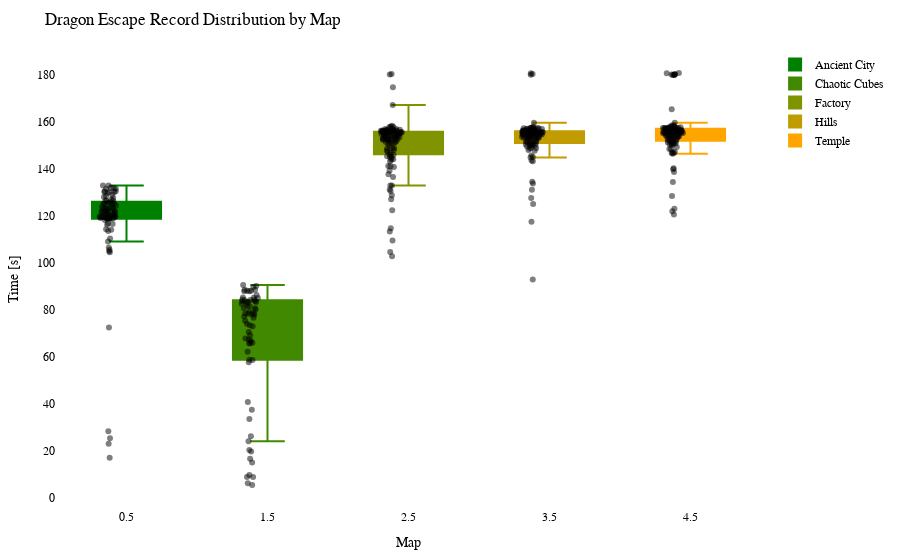

Notebook source saved alongside this figure:
### Code cell
import plotly.graph_objects as go
import plotly.io as pio

df = getRecordsDataframe(minigame="Drachenflucht")

# Calculate the offset for centering the data points
num_columns = len(df.columns)
offset = 0.5

# Create a Swarm plot using Plotly
fig = go.Figure()

cmap = LinearSegmentedColormap.from_list("green_orange", ["green", "orange"])
colors = [to_hex(cmap(i / (num_columns - 1))) for i in range(num_columns)]

for i, (column, color) in enumerate(zip(df.columns, colors)):
    x_values = [i + offset] * len(df[column])  # Adjust x-values with offset for horizontal centering
    fig.add_trace(go.Box(x=x_values,
                         y=df[column],
                         name=column,
                         boxpoints='all',
                         pointpos=-0.5,  # Adjust point position to prevent overlapping
                         marker=dict(color='rgba(0,0,0,0.5)', size=6),  # Adjust marker color and size
                         line=dict(color=color),
                         fillcolor=color,
                         hovertext=df_to_html.index,
                         hoverinfo='name+text+y',
                         showlegend=True))

fig.update_layout(title="Dragon Escape Record Distribution by Map",
                  xaxis=dict(title="Map"),
                  yaxis=dict(title="Time [s]"),
                  showlegend=True,
                  font=dict(family="Arial", size=12, color="black"),  # Customize font
                  plot_bgcolor="white",  # Set background color
                  margin=dict(l=50, r=50, t=50, b=50),  # Adjust margins for better layout
                  )

pio.show(fig)

pio.write_html(fig, "out/drache_swarm_plot.html")

### Figure 1 — Plotly figure (JSON) as saved in the notebook; plotly's stock layout.template omitted (floating-point values rounded to 4 significant figures)
{"data": [{"boxpoints": "all", "fillcolor": "#008000", "hoverinfo": "name+text+y", "hovertext": ["20LeRe10", "2wc", "agowskyy", "Allooy", "Anni808", "Axollotel", "bawskey", "BusinessBent", "ByNetherdude", "byTobi", "cediiiiii_10", "Chander24", "Chrisi20101", "crocodile1870", "cxl1lo", "DarkCobweb", "deadfiight", "DerBaumIstDerWeg", "Dokkkkko", "Ex4cted", "Falke23_5", "Feinberg", "ffawks", "Fflopse", "ForceFox", "Freeeedom", "frutigall", "GamemasterNiki", "GeneralEnte06", "Gerrygames", "Gobo9", "GrafikKatze", "Grapfen", "Gummibearchen", "H1ghsay", "h4nnes", "Harold_Sensemann", "HeIsJustAPoorBoy", "HerrDante", "Jan2220", "JennieKim", "jimmi1410", "JOW23", "Joy_8oy", "juvona", "KakaMC", "Kanickelul", "Keenaai", "Kokochampi", "Kokochampo", "Kopfradio", "Krusti", "Kyuudo", "La_meleagro", "LeWi_100", "Lingex", "lizsyy", "LordAlexos", "loukrativ", "Lubottus", "Luis_XYZ", "M0orey_0", "marbrueck", "Martomias", "Mincheeen", "miridis41", "MrNulfred", "Mvsk_", "myshq", "Nexilus", "Ninivee", "officialryzon", "Oronor", "PedroZockt", "Picutar", "PixlNight", "PolizeiDreamy", "Radattel", "Radiokopf", "Raefinzs", "ReichesBrot", "Ritokii", "rXzEr_Justin", "Sackkerl", "SB387", "ScreamingBlatz", "Sebi1801", "Seemops_8", "Sey__", "Shiewk", "SiLoHB", "Snitcherella", "SpeckyCut", "StaudammAusHolz", "TheBreadHD", "TheFabo", "Tomiokey", "twitchparaskiill", "Txlentierter", "T_Niko_T", "Umgfoin", "WachtelWachtel", "WirdNichtGeladen", "Wissender", "xBaumeisterin", "xX_Dima_ggg_Xx6", "xX_Masha_ggg_Xx9", "yzvm", "_n3d", "_Waldi_"], "line": {"color": "#008000"}, "marker": {"color": "rgba(0,0,0,0.5)", "size": 6}, "name": "Ancient City", "pointpos": -0.5, "showlegend": true, "type": "box", "x": [0.5, 0.5, 0.5, 0.5, 0.5, 0.5, 0.5, 0.5, 0.5, 0.5, 0.5, 0.5, 0.5, 0.5, 0.5, 0.5, 0.5, 0.5, 0.5, 0.5, 0.5, 0.5, 0.5, 0.5, 0.5, 0.5, 0.5, 0.5, 0.5, 0.5, 0.5, 0.5, 0.5, 0.5, 0.5, 0.5, 0.5, 0.5, 0.5, 0.5, 0.5, 0.5, 0.5, 0.5, 0.5, 0.5, 0.5, 0.5, 0.5, 0.5, 0.5, 0.5, 0.5, 0.5, 0.5, 0.5, 0.5, 0.5, 0.5, 0.5, 0.5, 0.5, 0.5, 0.5, 0.5, 0.5, 0.5, 0.5, 0.5, 0.5, 0.5, 0.5, 0.5, 0.5, 0.5, 0.5, 0.5, 0.5, 0.5, 0.5, 0.5, 0.5, 0.5, 0.5, 0.5, 0.5, 0.5, 0.5, 0.5, 0.5, 0.5, 0.5, 0.5, 0.5, 0.5, 0.5, 0.5, 0.5, 0.5, 0.5, 0.5, 0.5, 0.5, 0.5, 0.5, 0.5, 0.5, 0.5, 0.5, 0.5], "y": [116.9, 125.2, null, 116.3, 118.9, null, null, 123.2, 119.8, 124.4, 133.0, 23.01, 109.2, 127.6, 110.5, 128.1, null, null, null, 129.8, null, 123.9, null, 130.2, 126.7, 121.6, null, 106.5, 123.6, 131.6, 133.0, 120.7, 130.5, null, null, 125.6, 121.8, null, 131.9, 125.1, 114.3, null, 131.6, null, 104.6, 130.5, 122.1, 119.9, 119.6, 118.9, null, 120.7, 118.7, 119.5, 125.3, 119.2, 130.2, 127.0, 72.53, 119.8, 17.04, null, 122.0, 123.0, null, 123.3, null, 122.0, 119.0, 113.6, 118.3, null, 125.3, 131.9, null, 130.2, 119.2, null, 28.34, 105.0, 119.9, 121.7, 123.4, null, 25.32, 122.9, null, null, 128.5, 120.4, 114.1, 105.7, 119.3, 121.5, null, 126.5, 116.6, 121.0, null, 125.8, 119.6, 120.4, 129.0, null, 118.9, 119.1, null, null, 126.4, null]}, {"boxpoints": "all", "fillcolor": "#408900", "hoverinfo": "name+text+y", "hovertext": ["20LeRe10", "2wc", "agowskyy", "Allooy", "Anni808", "Axollotel", "bawskey", "BusinessBent", "ByNetherdude", "byTobi", "cediiiiii_10", "Chander24", "Chrisi20101", "crocodile1870", "cxl1lo", "DarkCobweb", "deadfiight", "DerBaumIstDerWeg", "Dokkkkko", "Ex4cted", "Falke23_5", "Feinberg", "ffawks", "Fflopse", "ForceFox", "Freeeedom", "frutigall", "GamemasterNiki", "GeneralEnte06", "Gerrygames", "Gobo9", "GrafikKatze", "Grapfen", "Gummibearchen", "H1ghsay", "h4nnes", "Harold_Sensemann", "HeIsJustAPoorBoy", "HerrDante", "Jan2220", "JennieKim", "jimmi1410", "JOW23", "Joy_8oy", "juvona", "KakaMC", "Kanickelul", "Keenaai", "Kokochampi", "Kokochampo", "Kopfradio", "Krusti", "Kyuudo", "La_meleagro", "LeWi_100", "Lingex", "lizsyy", "LordAlexos", "loukrativ", "Lubottus", "Luis_XYZ", "M0orey_0", "marbrueck", "Martomias", "Mincheeen", "miridis41", "MrNulfred", "Mvsk_", "myshq", "Nexilus", "Ninivee", "officialryzon", "Oronor", "PedroZockt", "Picutar", "PixlNight", "PolizeiDreamy", "Radattel", "Radiokopf", "Raefinzs", "ReichesBrot", "Ritokii", "rXzEr_Justin", "Sackkerl", "SB387", "ScreamingBlatz", "Sebi1801", "Seemops_8", "Sey__", "Shiewk", "SiLoHB", "Snitcherella", "SpeckyCut", "StaudammAusHolz", "TheBreadHD", "TheFabo", "Tomiokey", "twitchparaskiill", "Txlentierter", "T_Niko_T", "Umgfoin", "WachtelWachtel", "WirdNichtGeladen", "Wissender", "xBaumeisterin", "xX_Dima_ggg_Xx6", "xX_Masha_ggg_Xx9", "yzvm", "_n3d", "_Waldi_"], "line": {"color": "#408900"}, "marker": {"color": "rgba(0,0,0,0.5)", "size": 6}, "name": "Chaotic Cubes", "pointpos": -0.5, "showlegend": true, "type": "box", "x": [1.5, 1.5, 1.5, 1.5, 1.5, 1.5, 1.5, 1.5, 1.5, 1.5, 1.5, 1.5, 1.5, 1.5, 1.5, 1.5, 1.5, 1.5, 1.5, 1.5, 1.5, 1.5, 1.5, 1.5, 1.5, 1.5, 1.5, 1.5, 1.5, 1.5, 1.5, 1.5, 1.5, 1.5, 1.5, 1.5, 1.5, 1.5, 1.5, 1.5, 1.5, 1.5, 1.5, 1.5, 1.5, 1.5, 1.5, 1.5, 1.5, 1.5, 1.5, 1.5, 1.5, 1.5, 1.5, 1.5, 1.5, 1.5, 1.5, 1.5, 1.5, 1.5, 1.5, 1.5, 1.5, 1.5, 1.5, 1.5, 1.5, 1.5, 1.5, 1.5, 1.5, 1.5, 1.5, 1.5, 1.5, 1.5, 1.5, 1.5, 1.5, 1.5, 1.5, 1.5, 1.5, 1.5, 1.5, 1.5, 1.5, 1.5, 1.5, 1.5, 1.5, 1.5, 1.5, 1.5, 1.5, 1.5, 1.5, 1.5, 1.5, 1.5, 1.5, 1.5, 1.5, 1.5, 1.5, 1.5, 1.5, 1.5], "y": [67.77, 88.59, null, 79.3, null, null, null, 80.69, 77.18, 78.46, null, 78.34, 65.68, 65.96, 24.07, 88.2, null, null, null, 89.75, 85.05, null, null, 80.18, 9.703, null, 37.45, 19.67, 74.07, 83.8, 84.36, null, 87.91, 73.5, null, 84.45, 81.52, 83.36, 90.12, 82.61, null, null, 84.2, 5.38, 57.74, 86.31, 15.01, 67.43, 16.62, null, null, 85.16, null, 78.53, 87.89, null, 77.91, null, 8.862, 26.21, null, null, 78.1, null, null, 85.24, null, null, null, 80.65, 58.76, null, null, 90.6, null, 83.02, 65.86, null, 20.31, 40.81, 73.05, 83.72, null, null, 33.54, 70.54, null, 83.36, null, 66.9, 8.803, 69.19, 84.15, null, null, 88.58, null, 81.9, null, 88.16, null, 62.16, null, 58.7, 75.34, null, null, null, 6.115, 76.69]}, {"boxpoints": "all", "fillcolor": "#809300", "hoverinfo": "name+text+y", "hovertext": ["20LeRe10", "2wc", "agowskyy", "Allooy", "Anni808", "Axollotel", "bawskey", "BusinessBent", "ByNetherdude", "byTobi", "cediiiiii_10", "Chander24", "Chrisi20101", "crocodile1870", "cxl1lo", "DarkCobweb", "deadfiight", "DerBaumIstDerWeg", "Dokkkkko", "Ex4cted", "Falke23_5", "Feinberg", "ffawks", "Fflopse", "ForceFox", "Freeeedom", "frutigall", "GamemasterNiki", "GeneralEnte06", "Gerrygames", "Gobo9", "GrafikKatze", "Grapfen", "Gummibearchen", "H1ghsay", "h4nnes", "Harold_Sensemann", "HeIsJustAPoorBoy", "HerrDante", "Jan2220", "JennieKim", "jimmi1410", "JOW23", "Joy_8oy", "juvona", "KakaMC", "Kanickelul", "Keenaai", "Kokochampi", "Kokochampo", "Kopfradio", "Krusti", "Kyuudo", "La_meleagro", "LeWi_100", "Lingex", "lizsyy", "LordAlexos", "loukrativ", "Lubottus", "Luis_XYZ", "M0orey_0", "marbrueck", "Martomias", "Mincheeen", "miridis41", "MrNulfred", "Mvsk_", "myshq", "Nexilus", "Ninivee", "officialryzon", "Oronor", "PedroZockt", "Picutar", "PixlNight", "PolizeiDreamy", "Radattel", "Radiokopf", "Raefinzs", "ReichesBrot", "Ritokii", "rXzEr_Justin", "Sackkerl", "SB387", "ScreamingBlatz", "Sebi1801", "Seemops_8", "Sey__", "Shiewk", "SiLoHB", "Snitcherella", "SpeckyCut", "StaudammAusHolz", "TheBreadHD", "TheFabo", "Tomiokey", "twitchparaskiill", "Txlentierter", "T_Niko_T", "Umgfoin", "WachtelWachtel", "WirdNichtGeladen", "Wissender", "xBaumeisterin", "xX_Dima_ggg_Xx6", "xX_Masha_ggg_Xx9", "yzvm", "_n3d", "_Waldi_"], "line": {"color": "#809300"}, "marker": {"color": "rgba(0,0,0,0.5)", "size": 6}, "name": "Factory", "pointpos": -0.5, "showlegend": true, "type": "box", "x": [2.5, 2.5, 2.5, 2.5, 2.5, 2.5, 2.5, 2.5, 2.5, 2.5, 2.5, 2.5, 2.5, 2.5, 2.5, 2.5, 2.5, 2.5, 2.5, 2.5, 2.5, 2.5, 2.5, 2.5, 2.5, 2.5, 2.5, 2.5, 2.5, 2.5, 2.5, 2.5, 2.5, 2.5, 2.5, 2.5, 2.5, 2.5, 2.5, 2.5, 2.5, 2.5, 2.5, 2.5, 2.5, 2.5, 2.5, 2.5, 2.5, 2.5, 2.5, 2.5, 2.5, 2.5, 2.5, 2.5, 2.5, 2.5, 2.5, 2.5, 2.5, 2.5, 2.5, 2.5, 2.5, 2.5, 2.5, 2.5, 2.5, 2.5, 2.5, 2.5, 2.5, 2.5, 2.5, 2.5, 2.5, 2.5, 2.5, 2.5, 2.5, 2.5, 2.5, 2.5, 2.5, 2.5, 2.5, 2.5, 2.5, 2.5, 2.5, 2.5, 2.5, 2.5, 2.5, 2.5, 2.5, 2.5, 2.5, 2.5, 2.5, 2.5, 2.5, 2.5, 2.5, 2.5, 2.5, 2.5, 2.5, 2.5], "y": [155.2, 131.3, 150.1, 151.0, 155.1, 147.4, 156.0, 144.0, 136.6, 152.2, 180.3, 151.7, 154.1, 154.8, 167.2, 155.9, 156.4, 152.9, 156.4, 156.5, 155.2, null, 155.6, 157.9, 133.0, 156.5, 152.8, 152.4, 157.1, 114.8, 156.0, 140.9, 155.6, 157.9, 180.5, 156.7, 151.4, 154.2, 153.1, 154.4, 145.5, 153.7, 148.8, 158.1, 145.1, 153.1, null, 128.8, 146.1, 145.5, 152.2, 156.4, 154.5, 141.3, 154.7, 151.5, 156.4, 157.1, 146.1, 156.4, 143.2, 156.7, 152.6, 155.8, 152.9, 102.8, 158.5, 127.1, 174.8, 154.5, 148.1, 113.4, 146.8, 157.7, 155.0, 152.7, 109.5, 152.9, 155.4, 139.2, 141.2, 104.6, 144.1, 155.1, 155.8, 154.7, null, 155.8, 155.9, 155.9, 144.7, 130.6, 147.9, 137.7, 156.9, 122.5, 153.7, 149.0, 148.9, 133.0, 156.3, 156.3, 150.8, 156.2, 154.9, 153.6, 153.9, 155.9, 152.6, 151.1]}, {"boxpoints": "all", "fillcolor": "#c09c00", "hoverinfo": "name+text+y", "hovertext": ["20LeRe10", "2wc", "agowskyy", "Allooy", "Anni808", "Axollotel", "bawskey", "BusinessBent", "ByNetherdude", "byTobi", "cediiiiii_10", "Chander24", "Chrisi20101", "crocodile1870", "cxl1lo", "DarkCobweb", "deadfiight", "DerBaumIstDerWeg", "Dokkkkko", "Ex4cted", "Falke23_5", "Feinberg", "ffawks", "Fflopse", "ForceFox", "Freeeedom", "frutigall", "GamemasterNiki", "GeneralEnte06", "Gerrygames", "Gobo9", "GrafikKatze", "Grapfen", "Gummibearchen", "H1ghsay", "h4nnes", "Harold_Sensemann", "HeIsJustAPoorBoy", "HerrDante", "Jan2220", "JennieKim", "jimmi1410", "JOW23", "Joy_8oy", "juvona", "KakaMC", "Kanickelul", "Keenaai", "Kokochampi", "Kokochampo", "Kopfradio", "Krusti", "Kyuudo", "La_meleagro", "LeWi_100", "Lingex", "lizsyy", "LordAlexos", "loukrativ", "Lubottus", "Luis_XYZ", "M0orey_0", "marbrueck", "Martomias", "Mincheeen", "miridis41", "MrNulfred", "Mvsk_", "myshq", "Nexilus", "Ninivee", "officialryzon", "Oronor", "PedroZockt", "Picutar", "PixlNight", "PolizeiDreamy", "Radattel", "Radiokopf", "Raefinzs", "ReichesBrot", "Ritokii", "rXzEr_Justin", "Sackkerl", "SB387", "ScreamingBlatz", "Sebi1801", "Seemops_8", "Sey__", "Shiewk", "SiLoHB", "Snitcherella", "SpeckyCut", "StaudammAusHolz", "TheBreadHD", "TheFabo", "Tomiokey", "twitchparaskiill", "Txlentierter", "T_Niko_T", "Umgfoin", "WachtelWachtel", "WirdNichtGeladen", "Wissender", "xBaumeisterin", "xX_Dima_ggg_Xx6", "xX_Masha_ggg_Xx9", "yzvm", "_n3d", "_Waldi_"], "line": {"color": "#c09c00"}, "marker": {"color": "rgba(0,0,0,0.5)", "size": 6}, "name": "Hills", "pointpos": -0.5, "showlegend": true, "type": "box", "x": [3.5, 3.5, 3.5, 3.5, 3.5, 3.5, 3.5, 3.5, 3.5, 3.5, 3.5, 3.5, 3.5, 3.5, 3.5, 3.5, 3.5, 3.5, 3.5, 3.5, 3.5, 3.5, 3.5, 3.5, 3.5, 3.5, 3.5, 3.5, 3.5, 3.5, 3.5, 3.5, 3.5, 3.5, 3.5, 3.5, 3.5, 3.5, 3.5, 3.5, 3.5, 3.5, 3.5, 3.5, 3.5, 3.5, 3.5, 3.5, 3.5, 3.5, 3.5, 3.5, 3.5, 3.5, 3.5, 3.5, 3.5, 3.5, 3.5, 3.5, 3.5, 3.5, 3.5, 3.5, 3.5, 3.5, 3.5, 3.5, 3.5, 3.5, 3.5, 3.5, 3.5, 3.5, 3.5, 3.5, 3.5, 3.5, 3.5, 3.5, 3.5, 3.5, 3.5, 3.5, 3.5, 3.5, 3.5, 3.5, 3.5, 3.5, 3.5, 3.5, 3.5, 3.5, 3.5, 3.5, 3.5, 3.5, 3.5, 3.5, 3.5, 3.5, 3.5, 3.5, 3.5, 3.5, 3.5, 3.5, 3.5, 3.5], "y": [157.5, 144.9, 155.7, 152.9, 155.2, 155.3, 152, 153.3, 151.4, 151.9, 156.3, 151.2, 153.8, 154.0, 154.9, 145.1, 151.6, 154.8, 157.7, 180.1, 155.8, null, 155.8, 157.1, 149.1, 156.8, 153.6, 153.3, 154.9, 131.2, 157.5, 143.6, 156.9, 156.1, 154.7, 154.5, 150.8, 155.8, 157.0, 154.9, 154.9, 153.8, 155.6, 153.7, 143.3, 154.7, 92.91, 150.1, 150.2, 149.8, 154.3, 150.7, 155.7, 134.6, 157.3, 154.9, 156.9, 153.6, 150.1, 157.6, 156.3, 155.7, 151.0, 156.2, 155.3, 117.5, 180.5, 157.2, 155.5, 148.8, 153.7, 156.0, 155.2, 180.7, 156.6, 159.7, 153.3, 150.4, 153.9, 155.7, 133.8, 125.1, 151.8, 156.2, 147.8, 153.3, null, 155.5, 157.4, 152.5, 145.8, 156.5, 127.7, 148.1, 150.5, 148.8, 155.5, 152.8, 149.6, 153.4, 157.5, 156.1, 155.3, 155.7, 157.3, 154.6, 155.6, 154.7, 157.9, 155.1]}, {"boxpoints": "all", "fillcolor": "#ffa500", "hoverinfo": "name+text+y", "hovertext": ["20LeRe10", "2wc", "agowskyy", "Allooy", "Anni808", "Axollotel", "bawskey", "BusinessBent", "ByNetherdude", "byTobi", "cediiiiii_10", "Chander24", "Chrisi20101", "crocodile1870", "cxl1lo", "DarkCobweb", "deadfiight", "DerBaumIstDerWeg", "Dokkkkko", "Ex4cted", "Falke23_5", "Feinberg", "ffawks", "Fflopse", "ForceFox", "Freeeedom", "frutigall", "GamemasterNiki", "GeneralEnte06", "Gerrygames", "Gobo9", "GrafikKatze", "Grapfen", "Gummibearchen", "H1ghsay", "h4nnes", "Harold_Sensemann", "HeIsJustAPoorBoy", "HerrDante", "Jan2220", "JennieKim", "jimmi1410", "JOW23", "Joy_8oy", "juvona", "KakaMC", "Kanickelul", "Keenaai", "Kokochampi", "Kokochampo", "Kopfradio", "Krusti", "Kyuudo", "La_meleagro", "LeWi_100", "Lingex", "lizsyy", "LordAlexos", "loukrativ", "Lubottus", "Luis_XYZ", "M0orey_0", "marbrueck", "Martomias", "Mincheeen", "miridis41", "MrNulfred", "Mvsk_", "myshq", "Nexilus", "Ninivee", "officialryzon", "Oronor", "PedroZockt", "Picutar", "PixlNight", "PolizeiDreamy", "Radattel", "Radiokopf", "Raefinzs", "ReichesBrot", "Ritokii", "rXzEr_Justin", "Sackkerl", "SB387", "ScreamingBlatz", "Sebi1801", "Seemops_8", "Sey__", "Shiewk", "SiLoHB", "Snitcherella", "SpeckyCut", "StaudammAusHolz", "TheBreadHD", "TheFabo", "Tomiokey", "twitchparaskiill", "Txlentierter", "T_Niko_T", "Umgfoin", "WachtelWachtel", "WirdNichtGeladen", "Wissender", "xBaumeisterin", "xX_Dima_ggg_Xx6", "xX_Masha_ggg_Xx9", "yzvm", "_n3d", "_Waldi_"], "line": {"color": "#ffa500"}, "marker": {"color": "rgba(0,0,0,0.5)", "size": 6}, "name": "Temple", "pointpos": -0.5, "showlegend": true, "type": "box", "x": [4.5, 4.5, 4.5, 4.5, 4.5, 4.5, 4.5, 4.5, 4.5, 4.5, 4.5, 4.5, 4.5, 4.5, 4.5, 4.5, 4.5, 4.5, 4.5, 4.5, 4.5, 4.5, 4.5, 4.5, 4.5, 4.5, 4.5, 4.5, 4.5, 4.5, 4.5, 4.5, 4.5, 4.5, 4.5, 4.5, 4.5, 4.5, 4.5, 4.5, 4.5, 4.5, 4.5, 4.5, 4.5, 4.5, 4.5, 4.5, 4.5, 4.5, 4.5, 4.5, 4.5, 4.5, 4.5, 4.5, 4.5, 4.5, 4.5, 4.5, 4.5, 4.5, 4.5, 4.5, 4.5, 4.5, 4.5, 4.5, 4.5, 4.5, 4.5, 4.5, 4.5, 4.5, 4.5, 4.5, 4.5, 4.5, 4.5, 4.5, 4.5, 4.5, 4.5, 4.5, 4.5, 4.5, 4.5, 4.5, 4.5, 4.5, 4.5, 4.5, 4.5, 4.5, 4.5, 4.5, 4.5, 4.5, 4.5, 4.5, 4.5, 4.5, 4.5, 4.5, 4.5, 4.5, 4.5, 4.5, 4.5, 4.5], "y": [158.6, 150.8, 155.5, 157.4, 157.1, 153.3, 156.8, 148.5, 147.1, 157.5, 158.0, 155.9, 180.5, 180.1, 156.0, 155.7, 155.7, 155.2, 154.6, 157.5, 155.7, 120.6, 155.9, 180.9, 151.2, 180.1, 159.8, 154.5, 180.2, 149.4, 158.0, 153.7, 155.6, 157.0, 157.7, 152.5, 155.7, 151.3, 155.9, 155.7, 155.6, 155.8, 165.4, 156.5, 138.7, 155.6, 128.5, 140.4, 150.5, 156.9, 155.0, 151.7, 156.3, 139.9, 155.5, 155.3, 180.1, 152.2, 151.0, 180.7, 153.7, 158.6, 147.3, 155.1, 156.7, 152.3, 154.0, 146.8, 157.6, 153.6, 153.9, 123.1, 150.1, 157.8, 157.4, 156.2, 154.6, 148.6, 155.3, 153.7, 146.5, 150.8, 157.7, 156.5, 153.1, 157.5, null, 156.3, 157.2, 154.4, 152.1, 151.8, 122.0, 154.0, 155.1, 150.6, 154.6, 155.7, 134.5, 146.8, 158.5, 157.3, 155.1, 154.0, 157.4, 153.5, 151.7, 156.4, 156.8, 180.2]}], "layout": {"font": {"color": "black", "family": "Arial", "size": 12}, "margin": {"b": 50, "l": 50, "r": 50, "t": 50}, "plot_bgcolor": "white", "showlegend": true, "title": {"text": "Dragon Escape Record Distribution by Map"}, "xaxis": {"title": {"text": "Map"}}, "yaxis": {"title": {"text": "Time [s]"}}}}
